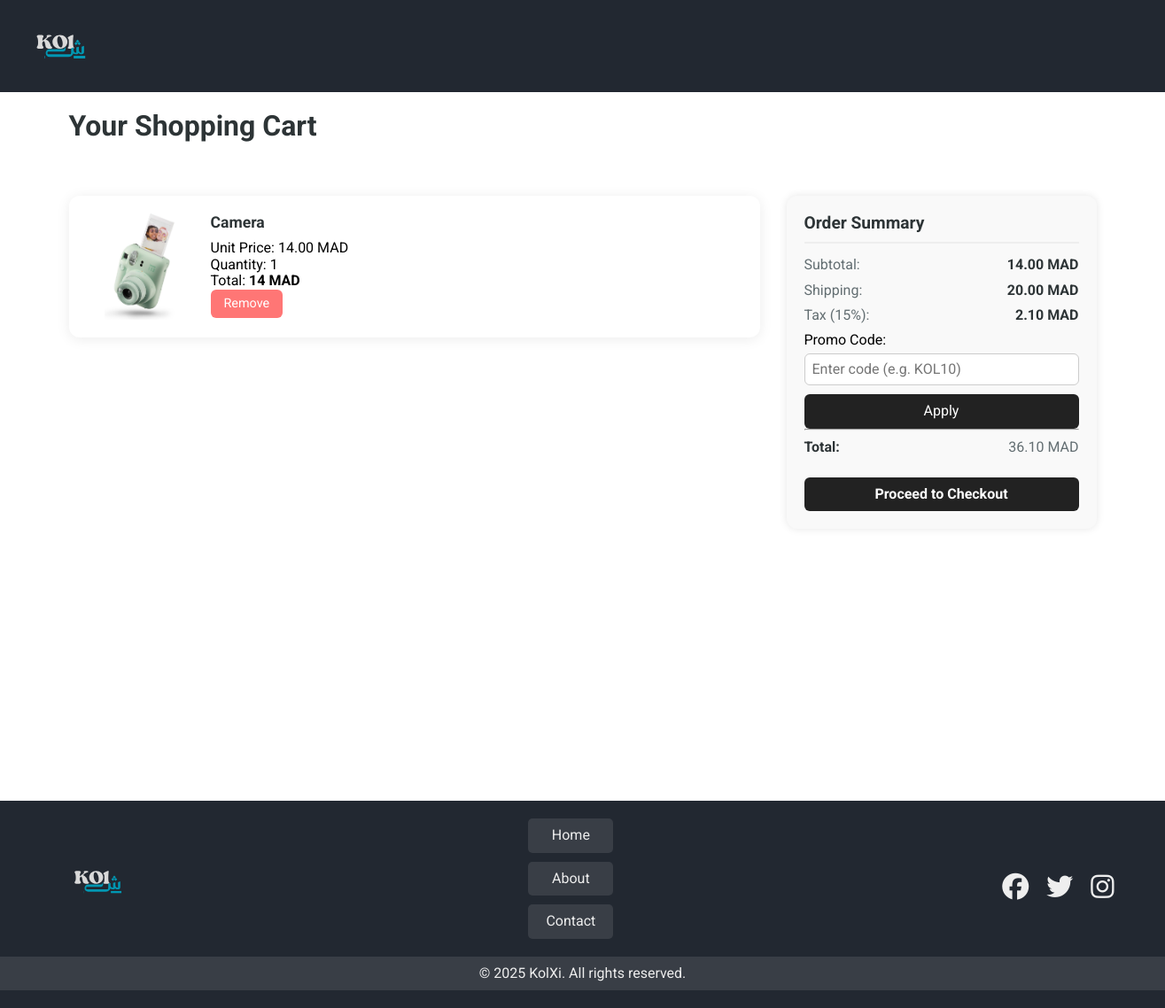
Screenshot of /Buy.php (signed in) with the database file from the repository.
### tables this page shows
CREATE TABLE `lignedecommande` (
  `RefProduit` int NOT NULL,
  `NumCommande` int NOT NULL,
  `Quantite` int NOT NULL,
  `PrixUnitaire` decimal(10,2) NOT NULL
);

CREATE TABLE `produit` (
  `Reference` int NOT NULL,
  `Designation` varchar(255) NOT NULL,
  `Description` text,
  `Categorie` int NOT NULL,
  `prix` decimal(10,2) NOT NULL,
  `PrixAcquisition` decimal(10,2) NOT NULL,
  `Stock` int DEFAULT NULL,
  `ImageURL` varchar(255) DEFAULT NULL
);

### Buy.php (the view, shortened to what this page needs)
<?php
require_once("./Connection.php");
$U_id = $_SESSION['user_id'];
$cart_items = [];
$total_price = 0;
$rq = "SELECT Num FROM commande WHERE IDClient = $U_id AND Statut = 'EN COURE' ORDER BY DateCommande DESC";
$res = mysqli_query($conn, $rq);
$commandes_id = [];
while ($row = mysqli_fetch_assoc($res)) {
    $commandes_id[] = $row['Num'];
}
foreach ($commandes_id as $commande_id) {
    $rq = "SELECT
                p.ImageURL, p.Designation, p.Reference, lc.Quantite, lc.PrixUnitaire, lc.NumCommande
           FROM
                lignedecommande lc
           JOIN
                produit p ON lc.RefProduit = p.Reference
           WHERE
                lc.NumCommande = $commande_id";
    $res = mysqli_query($conn, $rq);
    while ($row = mysqli_fetch_assoc($res)) {
        $row['Total'] = $row['Quantite'] * $row['PrixUnitaire'];
        $total_price += $row['Total'];
        $cart_items[] = $row;
    }
}
$shipping = 20;
$tax_rate = 0.15;
$tax = $total_price * $tax_rate;
$promo_discount = 0;
$grand_total = $total_price + $shipping + $tax - $promo_discount;
?>
<!DOCTYPE html>
<html lang="en">
<head>
    <link rel="stylesheet" href="../../css/normalized.css">
    <link rel="stylesheet" href="../../css/all.min.css">
    <link rel="stylesheet" href="./css/kolchi.css">
    <link rel="stylesheet" href="./css/Buy.css">
</head>
<body>
<header class="header">
    <div class="container">
        <div class="logo">
            <a href="./index.php"><img src="./imgs/KOlش.svg" alt="logo" class="logo-img"></a>
        </div>
    </div>
</header>
<div class="carts">
    <div class="container">
        <h2 class="basket-title">Your Shopping Cart</h2>
        <?php if (!empty($cart_items)): ?>
            <?php foreach ($cart_items as $item): ?>
                <div class="cart-box">
                    <img src="<?= $item['ImageURL'] ?>" class="cart-img" alt="product"/>
                    <div class="cart-details">
                        <h3 class="cart-product-title"><?= htmlspecialchars($item['Designation']) ?></h3>
                        <p>Unit Price: <?= $item['PrixUnitaire'] ?> MAD</p>
                        <p>Quantity: <?= $item['Quantite'] ?></p>
                        <p>Total: <strong><?= $item['Total'] ?> MAD</strong></p>
                        <form method="post" action="removeFromCart.php">
                            <button type="submit" class="remove-btn" name="Num" value="<?= $item['NumCommande'] ?>">Remove</button>
                        </form>
                    </div>
                </div>
            <?php endforeach; ?>
            <div class="cart-side">
                <h3>Order Summary</h3>
                <p>Subtotal: <strong><?= number_format($total_price, 2) ?> MAD</strong></p>
                <p>Shipping: <strong><?= number_format($shipping, 2) ?> MAD</strong></p>
                <p>Tax (15%): <strong><?= number_format($tax, 2) ?> MAD</strong></p>
                <form method="POST">
                    <label for="promo_code">Promo Code:</label>
                    <input type="text" name="promo_code" id="promo_code" placeholder="Enter code (e.g. KOL10)" />
                    <button type="submit">Apply</button>
                </form>
                <hr>
                <p><strong>Total:</strong> <span><?= number_format($grand_total, 2) ?> MAD</span></p>
                <form action="confirm_order.php" method="POST">
                    <button type="submit" class="checkout-btn">Proceed to Checkout</button>
                </form>
            </div>
        <?php else: ?>
            <p style="text-align:center;">Your cart is empty.</p>
        <?php endif; ?>
    </div>
</div>
    <footer class="footer">
        <div class="container">
            <div class="footer-content">
                <div class="footer-logo">
                    <img src="imgs/logo.svg" alt="logo" class="logo-img">
                </div>
                <div class="footer-links">
                    <ul>
                        <li><a href="./index.php">Home</a></li>
                        <li><a href="./about.php">About</a></li>
                        <li><a href="./contact.php">Contact</a></li>
                    </ul>
                </div>
                <div class="footer-socials">
                    <a href="#"><i class="fa-brands fa-facebook"></i></a>
                    <a href="#"><i class="fa-brands fa-twitter"></i></a>
                    <a href="#"><i class="fa-brands fa-instagram"></i></a>
                </div>
            </div>
        </div>
        <div class="footer-bottom">
            <p>&copy; 2025 KolXi. All rights reserved.</p>
        </div>
    </footer>
</body>
</html>

### css/kolchi.css (style rules this page uses)
* { margin: 0; padding: 0; box-sizing: border-box; }
:root { --mainColor:#222831; --secondColor:#393e46; --thirdColor:#00adb5; --fourthColor:#eeeeee; --mainPadding:15px; --mainBorderRadius:5px; }
body { font-family: "Roboto", sans-serif; }
@media (min-width: 576px) { .container { width:540px; } }
@media (min-width: 768px) { .container { width:750px; } }
@media (min-width: 992px) { .container { width:970px; } }
@media (min-width: 1200px) { .container { width:1300px; } }
a { text-decoration: none; }
ul { list-style: none; }
li { list-style: none; }
.container { padding-left: var(--mainPadding); padding-right: var(--mainPadding); margin: 0 auto; }
.header { padding: 5px; background-color: var(--mainColor); position: relative; }
.header .container { color: var(--fourthColor); display: flex; justify-content: space-between; align-items: center; text-align: center; position: relative; }
.logo { margin-right: 50px; }
.logo-img { width: 90px; height: 90px; }
@media (min-width: 768px) { .logo-img { width: 50px; height: 50px; } }
@media (min-width: 992px) { .logo-img { width: 70px; height: 70px; } }
@media (min-width: 1200px) { .logo-img { width: 90px; height: 90px; } }
.footer { background-color: var(--mainColor); padding: 20px 0; color: var(--fourthColor); text-align: center; position: relative; }
.footer .container { display: flex; align-items: center; justify-content: center; flex-direction: column; }
.footer-content { display: flex; align-items: center; justify-content: space-between; flex-wrap: wrap; width: 100%; max-width: 1200px; margin: 10 auto; }
.footer-content .footer-logo { width: 100px; height: 100px; }
.footer-content .footer-logo img { width: 100%; height: 100%; object-fit: cover; }
.footer-links ul { display: flex; align-items: center; justify-content: center; flex-direction: column; gap: 10px; }
.footer-links ul li { padding: 10px 20px; background-color: var(--secondColor); border-radius: var(--mainBorderRadius); width: 100%; text-align: center; }
.footer-links ul li a { color: var(--fourthColor); border-radius: var(--mainBorderRadius); font-size: 16px; }
.footer-socials { display: flex; align-items: center; justify-content: center; gap: 20px; margin-top: 20px; font-size: 30px; color: var(--fourthColor); }
.footer-socials a { color: var(--fourthColor); font-size: 30px; transition: all 0.5s ease-in-out; }
.footer-bottom { background-color: var(--secondColor); padding: 10px 0; color: var(--fourthColor); text-align: center; position: relative; margin-top: 20px; }

### css/Buy.css (style rules this page uses)
.carts { height: 100vh; }
.carts .container { display: grid; grid-template-columns: 1fr 350px; gap: 30px; align-items: start; max-width: 1200px; margin: 0 auto; padding: 20px; }
.cart-box { display: flex; gap: 20px; padding: 20px; margin-bottom: 20px; background: white; border-radius: 12px; box-shadow: 0 2px 15px rgba(0,0,0,0.08); transition: transform 0.2s ease; }
.cart-img { width: 120px; height: 120px; object-fit: contain; border-radius: 8px; }
.cart-details { flex: 1; }
.cart-product-title { color: #2d3436; margin-bottom: 10px; font-size: 1.1rem; }
.remove-btn { background: #ff7675; color: white; padding: 8px 15px; border: none; border-radius: 6px; cursor: pointer; transition: background 0.3s ease; font-size: 0.9rem; }
.cart-side { background: white; padding: 25px; border-radius: 12px; box-shadow: 0 2px 15px rgba(0,0,0,0.08); position: sticky; top: 20px; }
.cart-side h3 { font-size: 1.3rem; color: #2d3436; margin-bottom: 20px; padding-bottom: 10px; border-bottom: 2px solid #eee; }
.cart-side p { display: flex; justify-content: space-between; margin: 15px 0; color: #636e72; }
.cart-side strong { color: #2d3436; }
.checkout-btn { background: #00b894; color: white; padding: 15px; width: 100%; border: none; border-radius: 8px; font-size: 1rem; font-weight: bold; cursor: pointer; transition: background 0.3s ease; margin-top: 15px; }
input[type="text"] { padding: 12px; border: 2px solid #dfe6e9; border-radius: 8px; width: 100%; margin: 10px 0; transition: border-color 0.3s ease; }
.basket-title { text-align: left; color: #2d3436; margin-bottom: 30px; font-size: 2rem; grid-column: 1/-1; }

### rows the page displays
lignedecommande: produit.ImageURL (picture), produit.Designation "Camera", PrixUnitaire "14.00", Quantite "1", Total "14", $item['NumCommande'] 72 (drawn)

### other values shown
$total_price "14.00"
$shipping "20.00"
$tax "2.10"
$grand_total "36.10"
